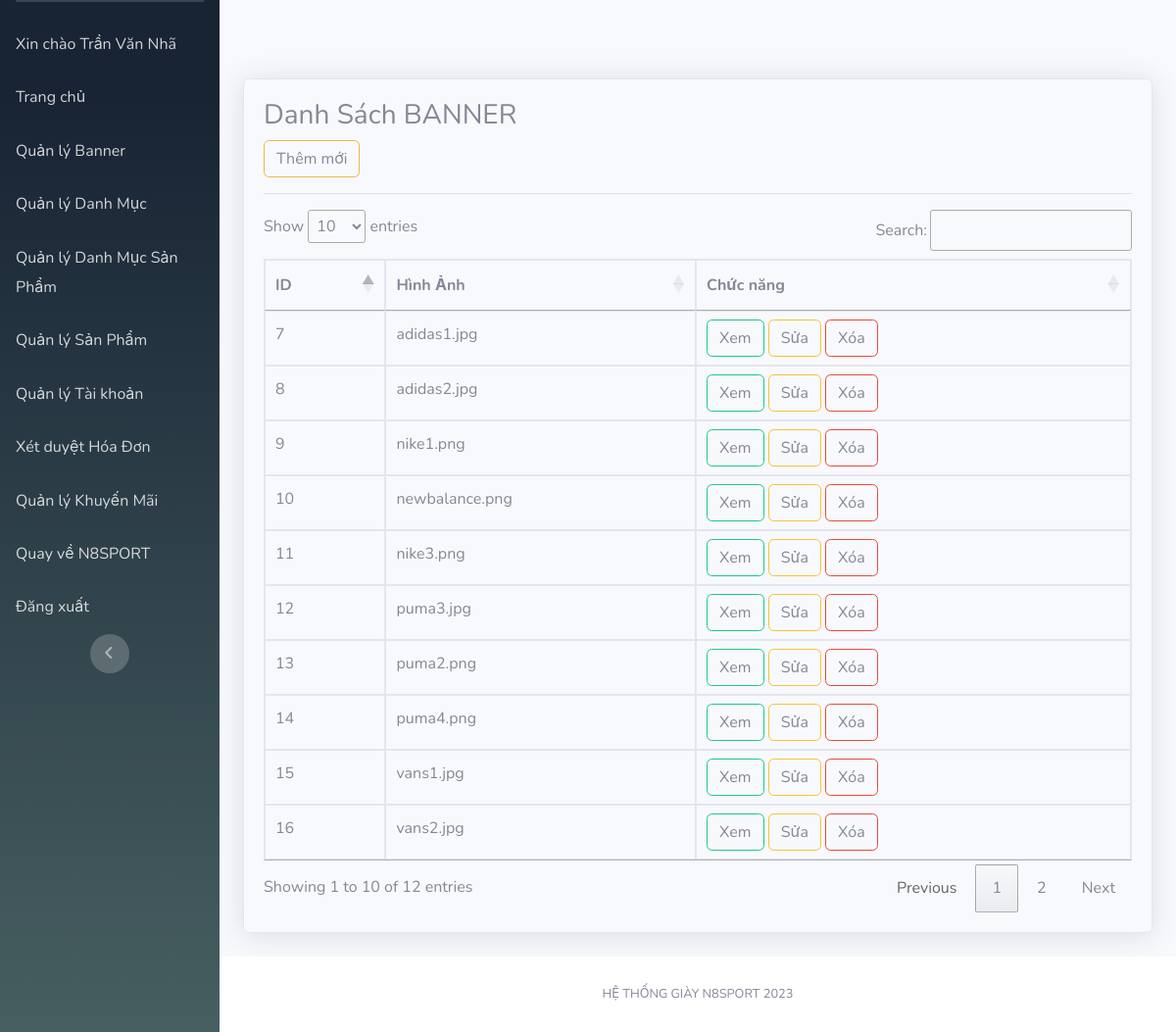
/Admin/index.php?mod=banner (signed in), run on the app's committed database.
### tables this page shows
CREATE TABLE `banner` (
  `Id` int(11) NOT NULL,
  `HinhAnh` varchar(255) DEFAULT NULL,
  `TenBN` varchar(200) NOT NULL,
  `MoTaBN` varchar(250) NOT NULL
);

### Admin/controllers/BannerController.php (called while the page is built, shortened)
<?php
class BannerController
{
	var $banner_model;
	function __construct()
	{
		$this->banner_model = new Banner();
	}
	public function list()
	{
		$data = $this->banner_model->All();
		require_once("Views/Admin/index.php");
	}
}

### Admin/Models/connection.php (called while the page is built, shortened)
<?php
    class Connection{
        function __construct()
        {
            $severname ="localhost";
            $username ="root";
            $password ="";
            $db_name ="n8sport";
            $this->conn = new mysqli($severname,$username,$password,$db_name);
        }
    }
?>

### Admin/Models/model.php (called while the page is built, shortened)
<?php
require_once("connection.php");
class Model
{
    var $table;
    var $contens;
    function __construct()
    {
        $conn_obj = new Connection();
        $this->conn = $conn_obj->conn;
    }
    function All()
    {
        $query = "select * from $this->table ORDER BY $this->contens DESC ";
        require("result.php");
        return $data;
    }
}

### Admin/Models/result.php (called while the page is built)
<?php
$result = $this->conn->query($query);
$data = array();
while ($row = $result->fetch_assoc()) {
    $data[] = $row;
}
?>

### Admin/Views/banner/list.php (the view, shortened to what this page needs)
<h3>Danh Sách BANNER</h3>
<a href="?mod=banner&act=add" type="button" class="btn btn-primary">Thêm mới</a>
<hr>
<table class="table table-bordered" id="dataTable" width="100%" cellspacing="0">
  <thead>
    <tr>
      <th scope="col">ID</th>
      <th scope="col">Hình Ảnh</th>
      <th scope="col">Chức năng</th>
    </tr>
  </thead>
  <tbody>
    <?php foreach ($data as $row) { ?>
      <tr>
        <td><?= $row['Id'] ?></td>
        <td><?= $row['HinhAnh'] ?></td>
        <td>
          <a href="?mod=banner&act=detail&id=<?= $row['Id'] ?>" class="btn btn-success">Xem</a>
          <?php if (isset($_SESSION['isLogin_Admin']) && $_SESSION['isLogin_Admin'] == true) { ?>
          <a href="?mod=banner&act=edit&id=<?= $row['Id'] ?>" class="btn btn-warning">Sửa</a>
          <a href="?mod=banner&act=delete&id=<?= $row['Id'] ?>" onclick="return confirm('Bạn có thật sự muốn xóa ?');" type="button" class="btn btn-danger">Xóa</a>
          <?php }?>
        </td>
      </tr>
    <?php } ?>
</table>

### data on the page
banner: Id "16", HinhAnh "vans2.jpg"
banner: Id "15", HinhAnh "vans1.jpg"
banner: Id "14", HinhAnh "puma4.png"
banner: Id "13", HinhAnh "puma2.png"
banner: Id "12", HinhAnh "puma3.jpg"
banner: Id "11", HinhAnh "nike3.png"
banner: Id "10", HinhAnh "newbalance.png"
banner: Id "9", HinhAnh "nike1.png"
banner: Id "8", HinhAnh "adidas2.jpg"
banner: Id "7", HinhAnh "adidas1.jpg"

### other printed values
$_SESSION['login']['Ho'] "Trần Văn"
$_SESSION['login']['Ten'] "Nhã"
